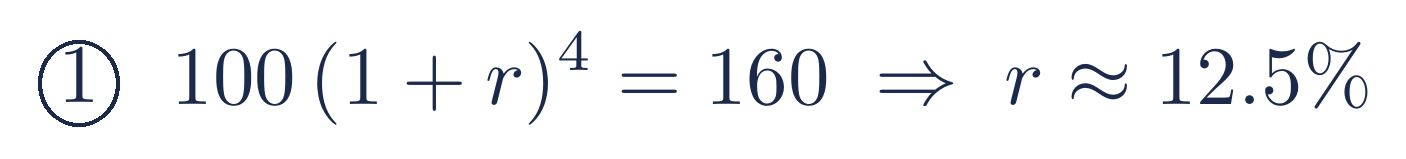
#> input picture 보충교재/17_PE기초영상/ic-webtoon-short/render/eq/ep05_1.png, 1406 x 159 px; its folder holds 4 pictures in this run
$ python render_ep10.py
#> lines starting #> are read from the running program, lines starting #| are printed output that depends on the picture
### 보충교재/17_PE기초영상/ic-webtoon-short/render/render_ep05.py
"""EP.05 'Subscription Line의 비밀' — 9:16 웹툰 숏폼.
같은 딜(4년 뒤 160 회수)인데 신용한도로 LP 콜을 1년 늦추면 IRR은 오르고 MOIC는 내려간다."""
import math, subprocess, sys, os, base64
import cairosvg
from PIL import Image
import render_ep01 as r1
from render_ep01 import (W, H, FPS, NAVY, ORANGE, YELLOW, CREAM, RED, DEFS, OUT,
                         ease_out, back, prog, bg, burst, punch, label, bubble, owl, penguin, panel_frame)

GREEN, GREY, TEAL = "#1E7F4F", "#8A94A6", "#0B6B68"
HERE = os.path.dirname(os.path.abspath(__file__))
CUTS = [(0, 4), (4, 10), (10, 16), (16, 29), (29, 36), (36, 39.5)]
DUR = 39.5

def _eq(name, s=.47):
#> called with name = 'ep05_1', s = 0.47
    p = os.path.join(HERE, "eq", f"{name}.png"); w, h = Image.open(p).size
#> after `w, h = Image.open(p).size`: w = 1406; h = 159
    return base64.b64encode(open(p, "rb").read()).decode(), w * s, h * s
EQS = [_eq("ep05_1"), _eq("ep05_2"), _eq("ep05_3")]
#> call 2 of _eq, with name = 'ep05_2', s = 0.47
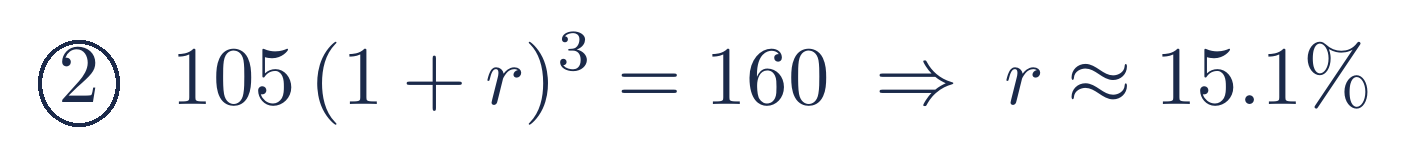
#> input picture 보충교재/17_PE기초영상/ic-webtoon-short/render/eq/ep05_2.png, 1406 x 159 px
#> call 3 of _eq, with name = 'ep05_3', s = 0.47
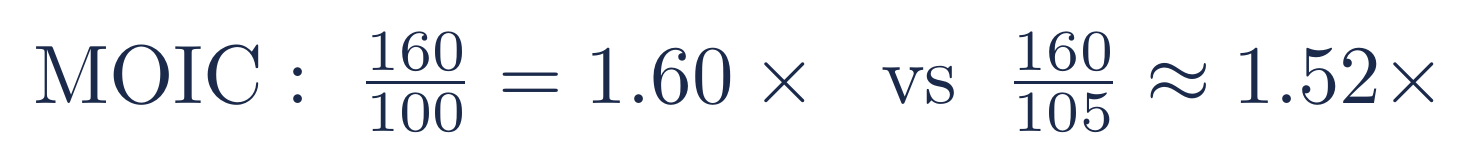
#> input picture 보충교재/17_PE기초영상/ic-webtoon-short/render/eq/ep05_3.png, 1480 x 166 px
#> in _eq (call 3), `w, h = Image.open(p).size`: w = 1480; h = 166

# [128 lines left out: functions eq_img, chip, report_card, cut1, cut2, cut3 and 4 more, not called in this run]

FUNCS = [cut1, cut2, cut3, cut4, cut5, cut6]

# [9 lines left out: function frame_svg, not called in this run]

# [15 lines that do not run on import are left out]

### 보충교재/17_PE기초영상/ic-webtoon-short/render/render_ep10.py
"""EP.10 '캐치업 — 허들 넘으면 GP가 100%를?' — 9:16 웹툰 숏폼.
EP.09와 같은 숫자: 납입 100, 회수 160. 원금 100 → 허들 8 → 캐치업 2(GP 100%) → 잔여 50을 80/20 → LP 148, GP 12."""
import math, subprocess, sys, os, base64
import cairosvg
from PIL import Image
import render_ep01 as r1
from render_ep01 import (W, H, FPS, NAVY, ORANGE, YELLOW, CREAM, RED, DEFS, OUT,
                         ease_out, back, prog, bg, burst, punch, label, bubble, owl, penguin, panel_frame)
from render_ep05 import chip

GREEN, GREY, GOLD, TEAL = "#1E7F4F", "#8A94A6", "#9A6B00", "#0B6B68"
HERE = os.path.dirname(os.path.abspath(__file__))
CUTS = [(0, 4), (4, 10.5), (10.5, 17.5), (17.5, 32), (32, 39), (39, 42.5)]
DUR = 42.5

def _eq(name, s=.5):
#> (the run stopped early here; a loop or call above may not have finished)
